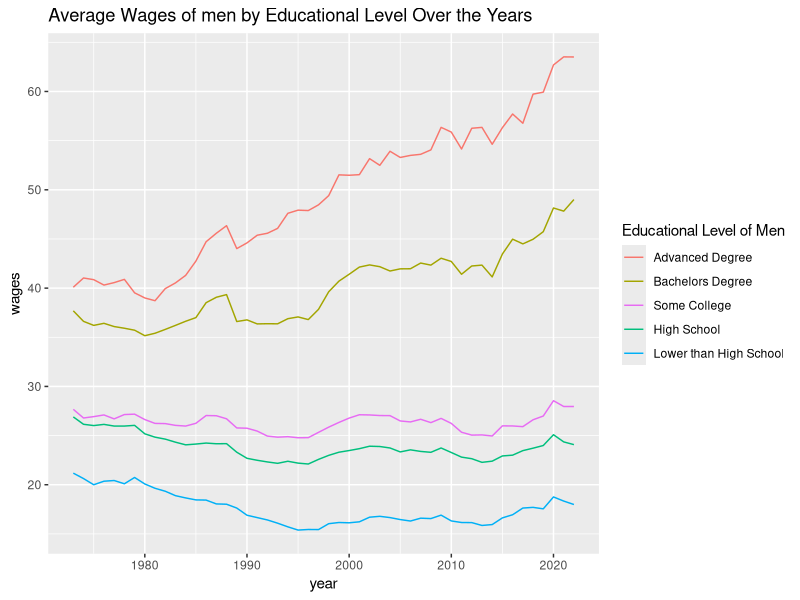
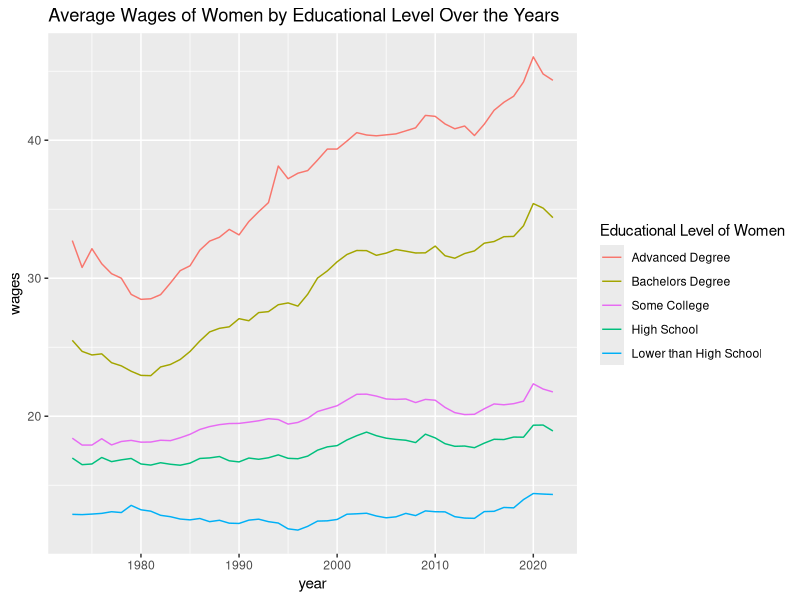

The R source for these figures, in order:
## ---- chunk 1
knitr::opts_chunk$set(echo = TRUE)
suppressPackageStartupMessages(library(tidyverse))
wages_by_education <- read.csv("wages_by_education.csv")
wages_sep <- read.csv("wages_sep.csv")
## ---- chunk 2
wbe_men <- wages_by_education %>%
  select(year,men_less_than_hs:men_advanced_degree)
## ---- chunk 3
wbe_women <- wages_by_education %>%
  select(year,women_less_than_hs:women_advanced_degree)
## ---- chunk 4
wbe_men2 <-wbe_men %>%
  pivot_longer(cols =2:men_advanced_degree, names_to = 'educational_level', 
               values_to = 'wages' )
## ---- chunk 5
wbe_men2 %>%
  ggplot()+
  geom_line(
    mapping = aes(x = year, y = wages,
                  color = educational_level)
  )+
  scale_color_discrete(name = "Educational Level of Men",
                       breaks =c("men_advanced_degree",
                                "men_bachelors_degree",
                                "men_some_college",
                                "men_high_school",
                                "men_less_than_hs"),
                       labels = c("Advanced Degree",
                                 "Bachelors Degree",
                                 "Some College",
                                 "High School",
                                 "Lower than High School"))+
  labs(title="Average Wages of men by Educational Level Over the Years"
  )
## ---- chunk 6
wbe_women2 <-wbe_women %>%
  pivot_longer(cols =2:women_advanced_degree, names_to = 'educational_level', 
               values_to = 'wages' )
## ---- chunk 7
wbe_women2 %>%
  ggplot()+
  geom_line(
    mapping = aes(x = year, y = wages,
                  color = educational_level))+
  scale_color_discrete(name = "Educational Level of Women",
                       breaks =c("women_advanced_degree",
                                "women_bachelors_degree",
                                "women_some_college",
                                "women_high_school",
                                "women_less_than_hs"),
                       labels = c("Advanced Degree",
                                 "Bachelors Degree",
                                 "Some College",
                                 "High School",
                                 "Lower than High School"))+
  labs(title="Average Wages of Women by Educational Level Over the Years"
  )
  
